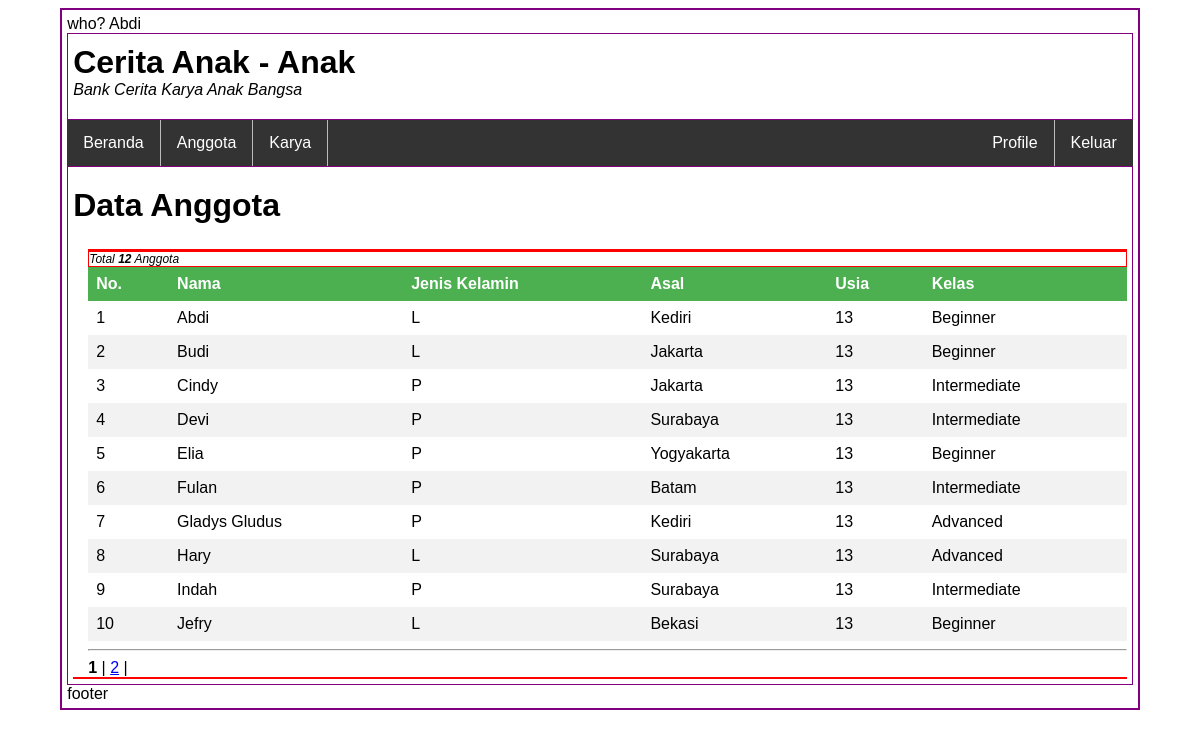
The page /index.php?halaman=anggota (signed in) on the database its author committed.
### tables this page shows
CREATE TABLE `tb_anggota` (
  `idAnggota` smallint(3) NOT NULL,
  `Nama` char(100) NOT NULL,
  `JenisKelamin` enum('L','P') NOT NULL,
  `Asal` char(50) NOT NULL,
  `Usia` tinyint(2) NOT NULL,
  `idKelas` tinyint(2) DEFAULT NULL
);

CREATE TABLE `tb_kelas` (
  `idKelas` tinyint(2) NOT NULL,
  `Level` tinyint(1) NOT NULL,
  `Kelas` char(50) NOT NULL
);

### halaman/anggota.php (the view)
<div class="pembuka">
	<h1>Data Anggota</h1>
</div>
<?php
	$kumpulan_data = $data->pagination_part_1_2(10, @$_GET['hal']);
	$semua_data = $data->tampilkan_anggota();
?>
<div class="isi">
	<div class="atas-tabel-profil">
	</div>
	<div class="atas-tabel-info">
		<p><em>Total <strong><?php echo $semua_data->num_rows; ?></strong> Anggota</em></p>
	</div>
	<table>
		<thead>
			<th>No.</th>
			<th>Nama</th>
			<th>Jenis Kelamin</th>
			<th>Asal</th>
			<th>Usia</th>
			<th>Kelas</th>
		</thead>
		<tbody>
			<?php
				$nomor = 1;
				while($per_baris = $kumpulan_data->fetch_object()) {
			?>
			<tr>
				<td><?php echo $nomor++; ?></td>
				<td><?php echo $per_baris->Nama; ?></td>
				<td><?php echo $per_baris->JenisKelamin; ?></td>
				<td><?php echo $per_baris->Asal; ?></td>
				<td><?php echo $per_baris->Usia; ?></td>
				<td><?php echo $per_baris->Kelas; ?></td>
			</tr>
			<?php } ?>
		</tbody>
	</table>
	<hr>
	<?php
		$data->pagination_part_2_2();
	?>
</div>
<div class="penutup"></div>

### index.php (shortened to what this page needs)
<?php
if(isset($_SESSION['siapa'])) {
require_once 'config/library.php';
?>
<!DOCTYPE html>
<html>
<head>
	<link rel="stylesheet" href="stylesheet.css">
</head>
<body>
	<div id="kotak-bingkai">
	<?php echo "who? ".$_SESSION['siapa']; ?>
		<header><?php require_once LAYOUT.'header.php'; ?></header>
		<nav><?php require_once LAYOUT.'nav.php'; ?></nav>
		<main><?php require_once LAYOUT.'main.php'; ?></main>
		<footer><?php require_once LAYOUT.'footer.php'; ?></footer>
	</div>
</body>
</html>
<?php
} else {
	header('location:login.php');
}

### layout/header.php
<h1>Cerita Anak - Anak</h1>
<p><em>Bank Cerita Karya Anak Bangsa</em></p>

### layout/nav.php
<ul>
	<li><a href="index.php">Beranda</a></li>
	<li><a href="?halaman=anggota">Anggota</a></li>
	<li><a href="?halaman=karya">Karya</a></li>
	<ul class="menu-right">
		<li><a href="">Profile</a></li>
		<li><a href="?halaman=keluar">Keluar</a></li>
	</ul>
</ul>

### layout/main.php (shortened to what this page needs)
<?php
	if(isset($_GET['halaman'])) {
		require_once HALAMAN . $_GET['halaman'] . '.php';
	} else {
		require_once HALAMAN . 'beranda.php';
	}

### config/library.php (shortened to what this page needs)
<?php
class Database {
	private $batas, $halaman;
	protected function SetDatabase() {
		return $db = new mysqli('localhost', 'root', '', "db_dev_app_cerita_anak");
	}
	public function tampilkan_anggota() {
		$q = "SELECT * FROM tb_anggota JOIN tb_kelas ON tb_kelas.idKelas = tb_anggota.idKelas ORDER BY Nama";
		return $this->SetDatabase()->query($q);
	}
	public function pagination_part_1_2($batas, $halaman) {
		$this->batas = $batas;
		$this->halaman = $halaman;
		if(empty($this->halaman)) {
			$posisi = 0;
			$this->halaman = 1;
		} else {
			$posisi = ($this->halaman - 1) * $this->batas;
		}
		$q = "SELECT * FROM tb_anggota JOIN tb_kelas ON tb_kelas.idKelas = tb_anggota.idKelas ORDER BY Nama LIMIT $posisi, $batas";
		return $this->SetDatabase()->query($q);
	}
	public function pagination_part_2_2() {
		$q = "SELECT * FROM tb_anggota";
		$r = $this->SetDatabase()->query($q);
		$jmldata = $r->num_rows;
		$jmlhalaman = ceil($jmldata / $this->batas);
		for($i = 1; $i <= $jmlhalaman; $i++) {
			if($i != $this->halaman) {
				echo "<a href=\"?halaman=anggota&amp;hal=$i\">$i</a> | ";
			} else {
				echo "<strong>$i</strong> | ";
			}
		}
	}
}

### layout/footer.php
footer

### stylesheet.css (style rules this page uses)
* { font-family: Arial, Verdana, Sans-serif; }
body div#kotak-bingkai { width: 90%; margin: 0 auto; border: 2px solid purple; padding: 5px 5px 5px 5px; }
body header { border: 1px solid purple; padding: 0 5px 0 5px; }
body header h1 { margin: 10px 0 0 0; }
body header p { margin: 0 0 20px 0; }
body nav ul { list-style-type: none; margin: 0; padding: 0; overflow: hidden; background-color: #333; }
nav ul li { float: left; border-right: 1px solid #bbb; }
nav ul li:last-child { border-right: none; }
nav ul li a { display: inline-block; color: white; text-align: center; padding: 14px 16px; text-decoration: none; }
nav ul ul.menu-right { float: right; }
body main { border: 1px solid purple; padding: 0 5px 0 5px; }
main div.pembuka h1 { margin: 20px 0 25px 0; }
body main div.isi { padding: 0 0 0 15px; }
div.isi div.atas-tabel-profil { border: 1px solid red; }
div.isi div.atas-tabel-info { border: 1px solid red; }
div.isi div.atas-tabel-info p { margin: 0; font-size: 12px; }
main div.isi > table { border-collapse: collapse; width: 100%; }
div.isi > table th { background-color: #4CAF50; color: white; }
div.isi > table tr:nth-child(even) { background-color: #f2f2f2; }
div.isi th, div.isi td { text-align: left; padding: 8px; }
body main div.penutup { border: 1px solid red; padding: 0 0 0 15px; margin: 0 0 5px 0; }

### rows shown on the page
tb_anggota: Nama "Abdi", JenisKelamin "L", Asal "Kediri", Usia "13", idKelas.Kelas "Beginner"
tb_anggota: Nama "Budi", JenisKelamin "L", Asal "Jakarta", Usia "13", idKelas.Kelas "Beginner"
tb_anggota: Nama "Cindy", JenisKelamin "P", Asal "Jakarta", Usia "13", idKelas.Kelas "Intermediate"
tb_anggota: Nama "Devi", JenisKelamin "P", Asal "Surabaya", Usia "13", idKelas.Kelas "Intermediate"
tb_anggota: Nama "Elia", JenisKelamin "P", Asal "Yogyakarta", Usia "13", idKelas.Kelas "Beginner"
tb_anggota: Nama "Fulan", JenisKelamin "P", Asal "Batam", Usia "13", idKelas.Kelas "Intermediate"
tb_anggota: Nama "Gladys Gludus", JenisKelamin "P", Asal "Kediri", Usia "13", idKelas.Kelas "Advanced"
tb_anggota: Nama "Hary", JenisKelamin "L", Asal "Surabaya", Usia "13", idKelas.Kelas "Advanced"
tb_anggota: Nama "Indah", JenisKelamin "P", Asal "Surabaya", Usia "13", idKelas.Kelas "Intermediate"
tb_anggota: Nama "Jefry", JenisKelamin "L", Asal "Bekasi", Usia "13", idKelas.Kelas "Beginner"

### other values the page prints
$_SESSION['siapa'] "Abdi"
$semua_data->num_rows "12"
